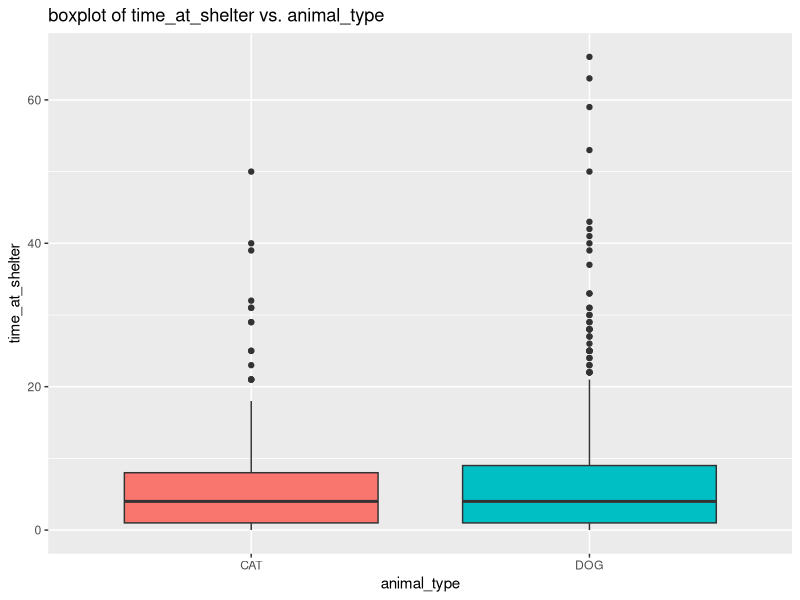
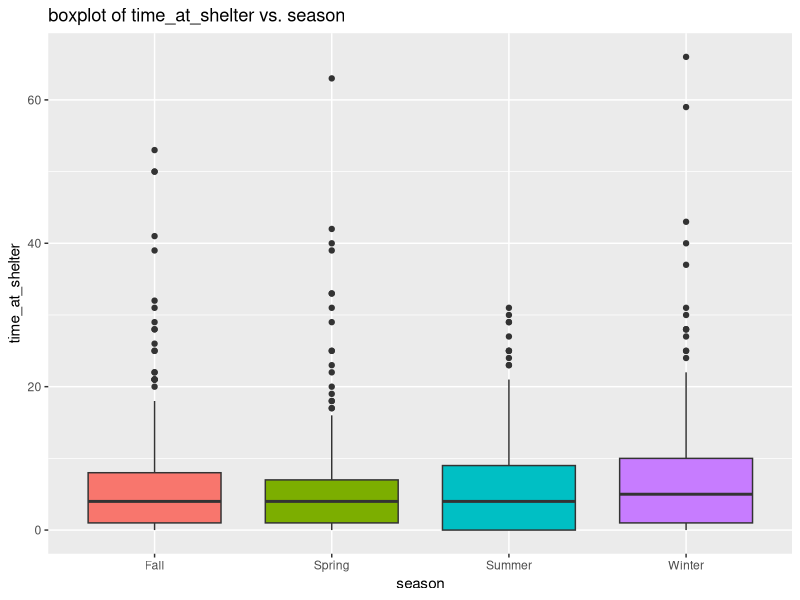
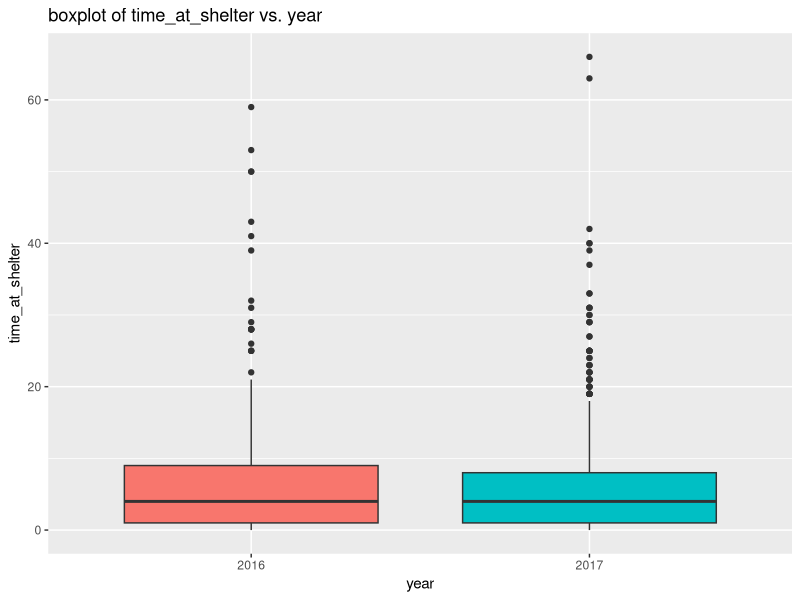
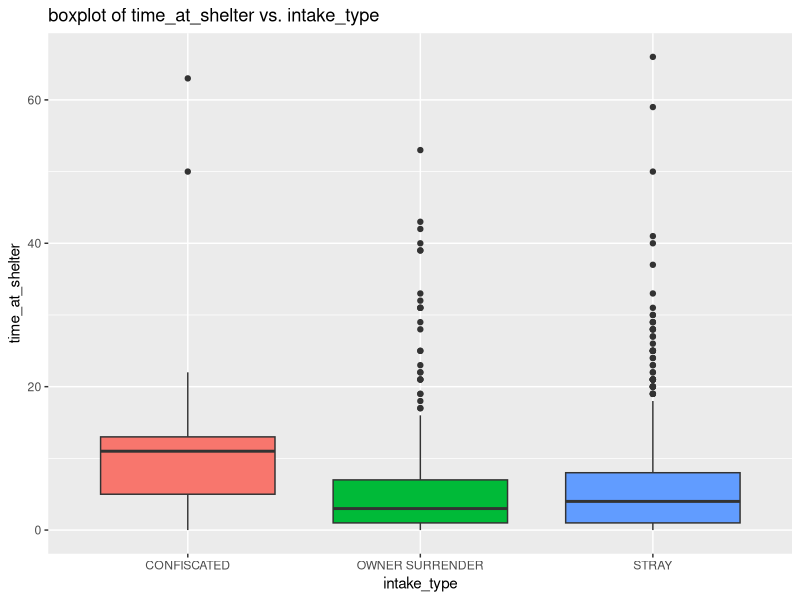
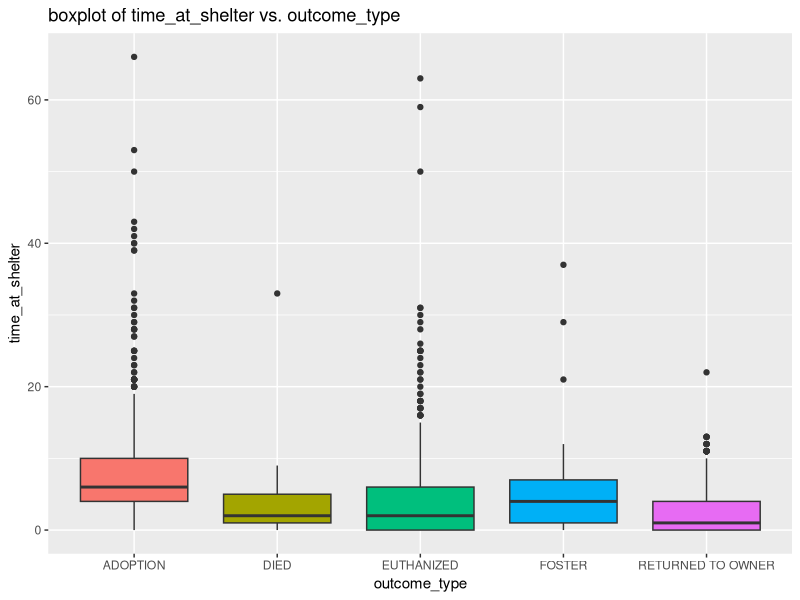
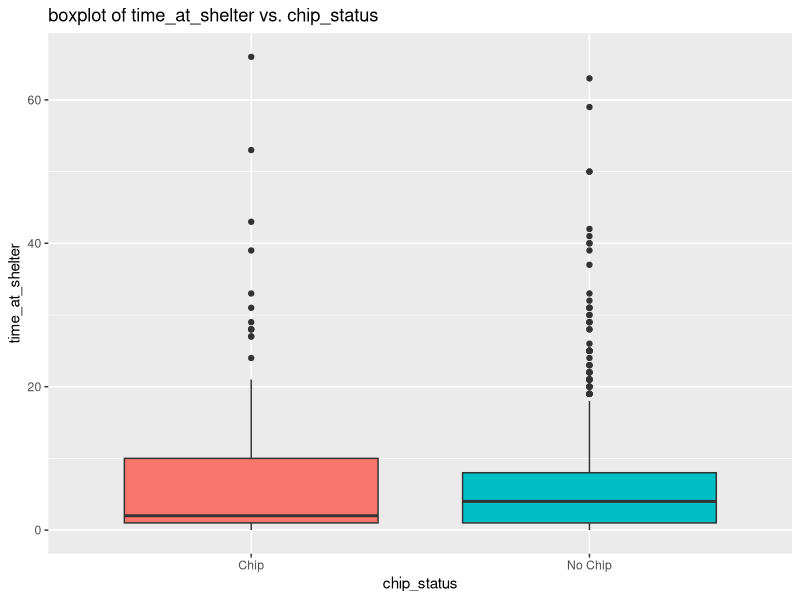
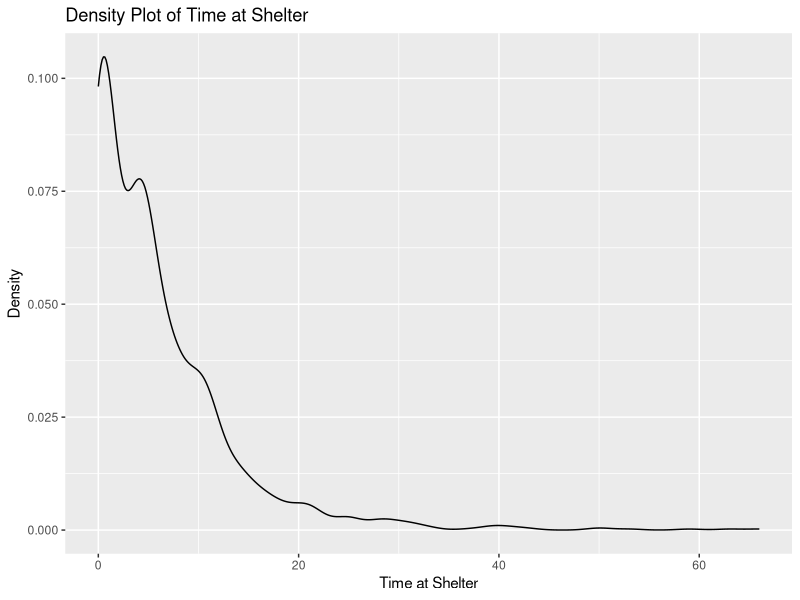
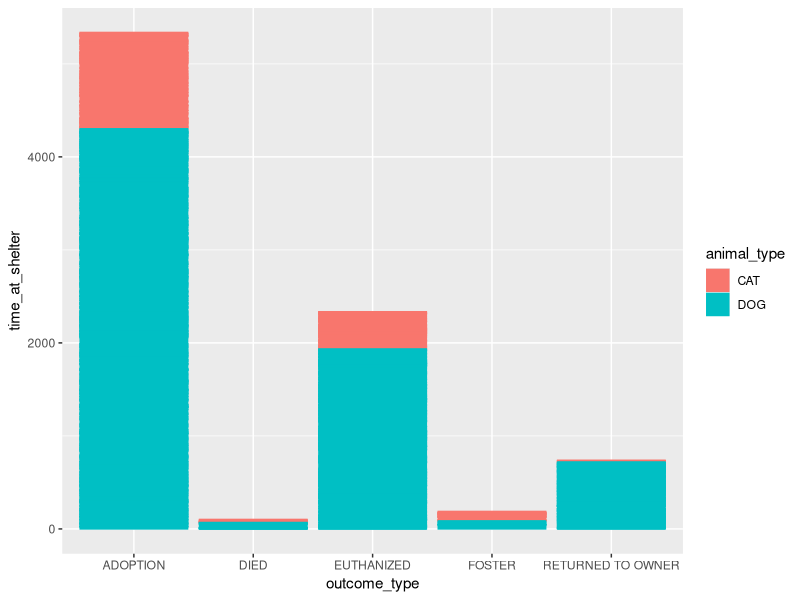

Recreate these plots in R, in order.
## ---- chunk 1
library(dplyr)
## ---- chunk 2
Animal <- read.csv(file = "dataset16.csv")
## ---- chunk 3
table(Animal$animal_type)
## ---- chunk 4
Animal$year <- as.factor(Animal$year)
Animal$season <- ifelse(Animal$month %in% c(12, 1, 2), "Winter", Animal$month)
Animal$season <- ifelse(Animal$season %in% c(3, 4, 5), "Spring", Animal$season)
Animal$season <- ifelse(Animal$season %in% c(6, 7, 8), "Summer", Animal$season)
Animal$season <- ifelse(Animal$season %in% c(9, 10, 11), "Fall", Animal$season)
Animal$chip_status <- ifelse(Animal$chip_status == "SCAN CHIP", "Chip", "No Chip")
Animal <- subset(Animal, animal_type %in% c("CAT", "DOG"))
Animal$time <- Animal$month
Animal$time <- ifelse(Animal$year == 2017, Animal$month + 12, Animal$month)
## ---- chunk 5
library(ggplot2)
ggplot(data = Animal, aes(x = animal_type, y = time_at_shelter, fill = animal_type))+
  geom_boxplot()+
  labs(x = "animal_type", y = "time_at_shelter")+
  theme(legend.position = "none")+
  ggtitle("boxplot of time_at_shelter vs. animal_type")
## ---- chunk 6
ggplot(data = Animal, aes(x = season, y = time_at_shelter, fill = season))+
  geom_boxplot()+
  labs(x = "season", y = "time_at_shelter")+
  theme(legend.position = "none")+
  ggtitle("boxplot of time_at_shelter vs. season")
## ---- chunk 7
ggplot(data = Animal, aes(x = year, y = time_at_shelter, fill = year))+
  geom_boxplot()+
  labs(x = "year", y = "time_at_shelter")+
  theme(legend.position = "none")+
  ggtitle("boxplot of time_at_shelter vs. year")
## ---- chunk 8
ggplot(data = Animal, aes(x = intake_type, y = time_at_shelter, fill = intake_type))+
  geom_boxplot()+
  labs(x = "intake_type", y = "time_at_shelter")+
  theme(legend.position = "none")+
  ggtitle("boxplot of time_at_shelter vs. intake_type")
## ---- chunk 9
ggplot(data = Animal, aes(x = outcome_type, y = time_at_shelter, fill = outcome_type))+
  geom_boxplot()+
  labs(x = "outcome_type", y = "time_at_shelter")+
  theme(legend.position = "none")+
  ggtitle("boxplot of time_at_shelter vs. outcome_type")
## ---- chunk 10
ggplot(data = Animal, aes(x = chip_status, y = time_at_shelter, fill = chip_status))+
  geom_boxplot()+
  labs(x = "chip_status", y = "time_at_shelter")+
  theme(legend.position = "none")+
  ggtitle("boxplot of time_at_shelter vs. chip_status")
## ---- chunk 11
ggplot(Animal, aes(x=time_at_shelter)) + 
  geom_density() +
  labs(title="Density Plot of Time at Shelter",
       x="Time at Shelter",
       y="Density")
## ---- chunk 12
ggplot(Animal, aes(x = outcome_type, y = time_at_shelter, fill = animal_type, colour = animal_type)) + 
  geom_bar(stat = "identity")
## ---- chunk 13
ggplot(Animal, aes(x = intake_type, y = time_at_shelter, fill = animal_type, colour = animal_type)) + 
  geom_bar(stat = "identity")
